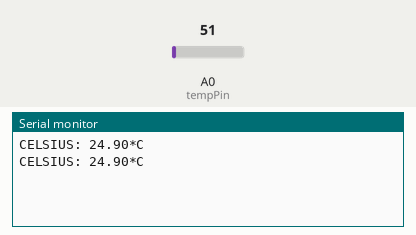
This sketch was run on a simulated Arduino Uno, built with avr-gcc and run on an emulated ATmega328P. On the bench: the last lines printed to the serial monitor. Inputs (shaded band) come from the test bench; at power-on: A0 (tempPin) = 51.

Above: at 2.3 s.
2.4 s: A0 (tempPin) set to 61
At 3.7 s:
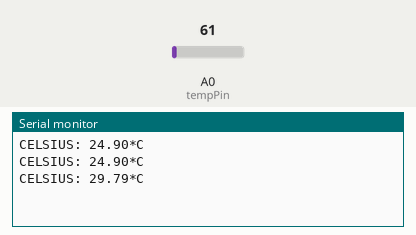
4.5 s: A0 (tempPin) set to 71
At 4.9 s:
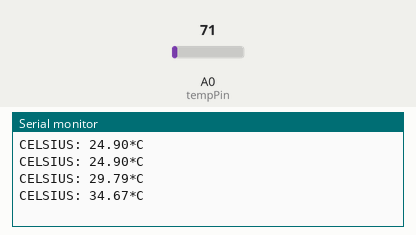
Timing chart, 0 to 7.5 s (numbered marks = the images above; inputs shaded):
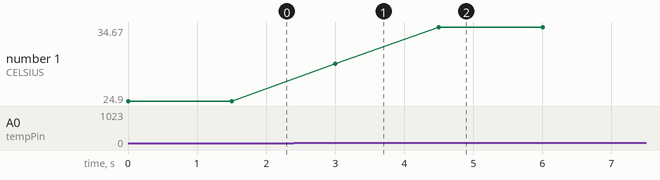

Measured:
- after the input at 2.4 s, the serial monitor: prints a new line after 0.60 s (image 1)
- after the input at 4.5 s, the serial monitor: prints a new line at once (image 2)
- plotted number 1: 24.9 → 29.79 after the input at 2.4 s, 29.79 → 34.67 after the input at 4.5 s

The sketch:

LM35-Test.ino
```cpp
// Reading temperature using lm35

// initialize the library with the numbers of the interface pins
// initialize our variables
float temperature;
int tempPin = A0; // analog input pin
void setup() {
//set up serial
Serial.begin(9600);
}
void loop() {
 //gets and prints the data from the lm35
  temperature = analogRead(tempPin);

  //converts data into *C
  //0.48828125 comes from the following expression:

  // (SUPPLY_VOLTAGE x 1000 / 1024) / 10 where SUPPLY_VOLTAGE is 5.0V (the voltage used to power LM35)
  // 1024 is 2^10, (the analog value).

  // 1000 is used to change the unit from V to mV
  // 10 is constant. Each 10 mV is directly proportional to 1 Celcius.
  // Therefore:(5.0 * 1000 / 1024) / 10 = 0.48828125
  double conv =  (5.0 * 1000 / 1024) / 10;
  temperature = temperature*conv;
  Serial.print("CELSIUS: ");
  Serial.print(temperature);
  Serial.println("*C ");

  delay(1500);
}
```
